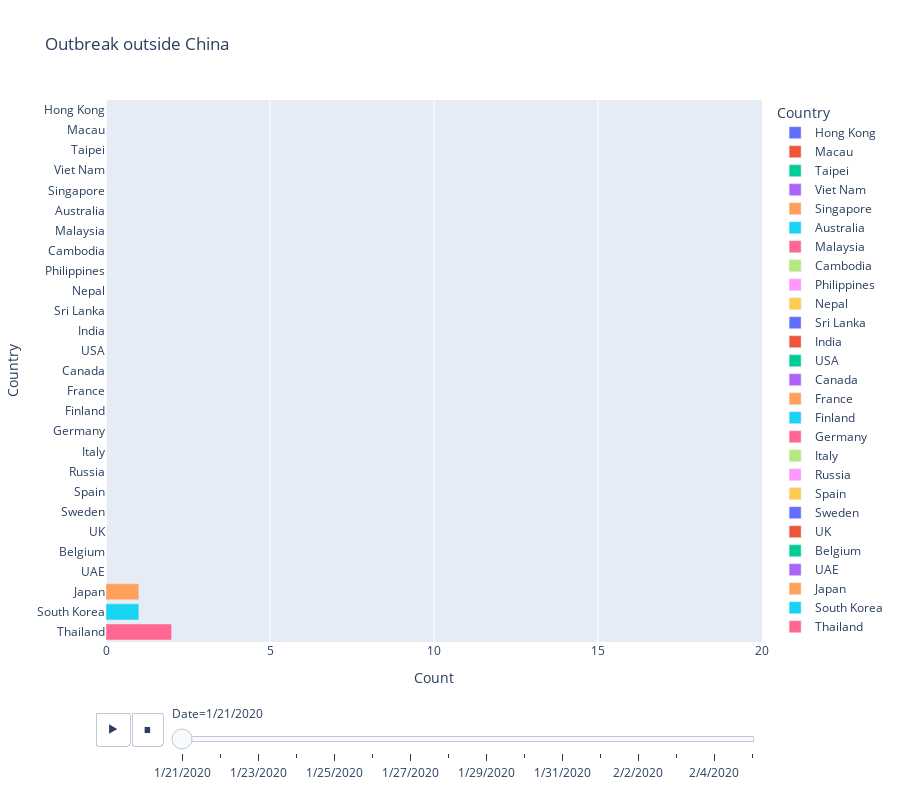

Write notebook code for a chart like this one.
### Code cell
px.bar(corona_df[corona_df['Country']!='China'].sort_values(by=['Date','Count'], ascending=True), 
        x="Count", y="Country", color='Country', orientation='h', height=800,
        title='Outbreak outside China',
        animation_frame="Date", range_x=[0, 20])

### Figure 1 — Plotly figure (JSON) as saved in the notebook; plotly's stock layout.template omitted (floating-point values rounded to 4 significant figures)
{"data": [{"alignmentgroup": "True", "hoverlabel": {"namelength": 0}, "hovertemplate": "Country=%{y}<br>Date=1/21/2020<br>Count=%{x}", "legendgroup": "Hong Kong", "marker": {"color": "#636efa"}, "name": "Hong Kong", "offsetgroup": "Hong Kong", "orientation": "h", "showlegend": true, "textposition": "auto", "type": "bar", "x": [0], "xaxis": "x", "y": ["Hong Kong"], "yaxis": "y"}, {"alignmentgroup": "True", "hoverlabel": {"namelength": 0}, "hovertemplate": "Country=%{y}<br>Date=1/21/2020<br>Count=%{x}", "legendgroup": "Macau", "marker": {"color": "#EF553B"}, "name": "Macau", "offsetgroup": "Macau", "orientation": "h", "showlegend": true, "textposition": "auto", "type": "bar", "x": [0], "xaxis": "x", "y": ["Macau"], "yaxis": "y"}, {"alignmentgroup": "True", "hoverlabel": {"namelength": 0}, "hovertemplate": "Country=%{y}<br>Date=1/21/2020<br>Count=%{x}", "legendgroup": "Taipei", "marker": {"color": "#00cc96"}, "name": "Taipei", "offsetgroup": "Taipei", "orientation": "h", "showlegend": true, "textposition": "auto", "type": "bar", "x": [0], "xaxis": "x", "y": ["Taipei"], "yaxis": "y"}, {"alignmentgroup": "True", "hoverlabel": {"namelength": 0}, "hovertemplate": "Country=%{y}<br>Date=1/21/2020<br>Count=%{x}", "legendgroup": "Viet Nam", "marker": {"color": "#ab63fa"}, "name": "Viet Nam", "offsetgroup": "Viet Nam", "orientation": "h", "showlegend": true, "textposition": "auto", "type": "bar", "x": [0], "xaxis": "x", "y": ["Viet Nam"], "yaxis": "y"}, {"alignmentgroup": "True", "hoverlabel": {"namelength": 0}, "hovertemplate": "Country=%{y}<br>Date=1/21/2020<br>Count=%{x}", "legendgroup": "Singapore", "marker": {"color": "#FFA15A"}, "name": "Singapore", "offsetgroup": "Singapore", "orientation": "h", "showlegend": true, "textposition": "auto", "type": "bar", "x": [0], "xaxis": "x", "y": ["Singapore"], "yaxis": "y"}, {"alignmentgroup": "True", "hoverlabel": {"namelength": 0}, "hovertemplate": "Country=%{y}<br>Date=1/21/2020<br>Count=%{x}", "legendgroup": "Australia", "marker": {"color": "#19d3f3"}, "name": "Australia", "offsetgroup": "Australia", "orientation": "h", "showlegend": true, "textposition": "auto", "type": "bar", "x": [0], "xaxis": "x", "y": ["Australia"], "yaxis": "y"}, {"alignmentgroup": "True", "hoverlabel": {"namelength": 0}, "hovertemplate": "Country=%{y}<br>Date=1/21/2020<br>Count=%{x}", "legendgroup": "Malaysia", "marker": {"color": "#FF6692"}, "name": "Malaysia", "offsetgroup": "Malaysia", "orientation": "h", "showlegend": true, "textposition": "auto", "type": "bar", "x": [0], "xaxis": "x", "y": ["Malaysia"], "yaxis": "y"}, {"alignmentgroup": "True", "hoverlabel": {"namelength": 0}, "hovertemplate": "Country=%{y}<br>Date=1/21/2020<br>Count=%{x}", "legendgroup": "Cambodia", "marker": {"color": "#B6E880"}, "name": "Cambodia", "offsetgroup": "Cambodia", "orientation": "h", "showlegend": true, "textposition": "auto", "type": "bar", "x": [0], "xaxis": "x", "y": ["Cambodia"], "yaxis": "y"}, {"alignmentgroup": "True", "hoverlabel": {"namelength": 0}, "hovertemplate": "Country=%{y}<br>Date=1/21/2020<br>Count=%{x}", "legendgroup": "Philippines", "marker": {"color": "#FF97FF"}, "name": "Philippines", "offsetgroup": "Philippines", "orientation": "h", "showlegend": true, "textposition": "auto", "type": "bar", "x": [0], "xaxis": "x", "y": ["Philippines"], "yaxis": "y"}, {"alignmentgroup": "True", "hoverlabel": {"namelength": 0}, "hovertemplate": "Country=%{y}<br>Date=1/21/2020<br>Count=%{x}", "legendgroup": "Nepal", "marker": {"color": "#FECB52"}, "name": "Nepal", "offsetgroup": "Nepal", "orientation": "h", "showlegend": true, "textposition": "auto", "type": "bar", "x": [0], "xaxis": "x", "y": ["Nepal"], "yaxis": "y"}, {"alignmentgroup": "True", "hoverlabel": {"namelength": 0}, "hovertemplate": "Country=%{y}<br>Date=1/21/2020<br>Count=%{x}", "legendgroup": "Sri Lanka", "marker": {"color": "#636efa"}, "name": "Sri Lanka", "offsetgroup": "Sri Lanka", "orientation": "h", "showlegend": true, "textposition": "auto", "type": "bar", "x": [0], "xaxis": "x", "y": ["Sri Lanka"], "yaxis": "y"}, {"alignmentgroup": "True", "hoverlabel": {"namelength": 0}, "hovertemplate": "Country=%{y}<br>Date=1/21/2020<br>Count=%{x}", "legendgroup": "India", "marker": {"color": "#EF553B"}, "name": "India", "offsetgroup": "India", "orientation": "h", "showlegend": true, "textposition": "auto", "type": "bar", "x": [0], "xaxis": "x", "y": ["India"], "yaxis": "y"}, {"alignmentgroup": "True", "hoverlabel": {"namelength": 0}, "hovertemplate": "Country=%{y}<br>Date=1/21/2020<br>Count=%{x}", "legendgroup": "USA", "marker": {"color": "#00cc96"}, "name": "USA", "offsetgroup": "USA", "orientation": "h", "showlegend": true, "textposition": "auto", "type": "bar", "x": [0], "xaxis": "x", "y": ["USA"], "yaxis": "y"}, {"alignmentgroup": "True", "hoverlabel": {"namelength": 0}, "hovertemplate": "Country=%{y}<br>Date=1/21/2020<br>Count=%{x}", "legendgroup": "Canada", "marker": {"color": "#ab63fa"}, "name": "Canada", "offsetgroup": "Canada", "orientation": "h", "showlegend": true, "textposition": "auto", "type": "bar", "x": [0], "xaxis": "x", "y": ["Canada"], "yaxis": "y"}, {"alignmentgroup": "True", "hoverlabel": {"namelength": 0}, "hovertemplate": "Country=%{y}<br>Date=1/21/2020<br>Count=%{x}", "legendgroup": "France", "marker": {"color": "#FFA15A"}, "name": "France", "offsetgroup": "France", "orientation": "h", "showlegend": true, "textposition": "auto", "type": "bar", "x": [0], "xaxis": "x", "y": ["France"], "yaxis": "y"}, {"alignmentgroup": "True", "hoverlabel": {"namelength": 0}, "hovertemplate": "Country=%{y}<br>Date=1/21/2020<br>Count=%{x}", "legendgroup": "Finland", "marker": {"color": "#19d3f3"}, "name": "Finland", "offsetgroup": "Finland", "orientation": "h", "showlegend": true, "textposition": "auto", "type": "bar", "x": [0], "xaxis": "x", "y": ["Finland"], "yaxis": "y"}, {"alignmentgroup": "True", "hoverlabel": {"namelength": 0}, "hovertemplate": "Country=%{y}<br>Date=1/21/2020<br>Count=%{x}", "legendgroup": "Germany", "marker": {"color": "#FF6692"}, "name": "Germany", "offsetgroup": "Germany", "orientation": "h", "showlegend": true, "textposition": "auto", "type": "bar", "x": [0], "xaxis": "x", "y": ["Germany"], "yaxis": "y"}, {"alignmentgroup": "True", "hoverlabel": {"namelength": 0}, "hovertemplate": "Country=%{y}<br>Date=1/21/2020<br>Count=%{x}", "legendgroup": "Italy", "marker": {"color": "#B6E880"}, "name": "Italy", "offsetgroup": "Italy", "orientation": "h", "showlegend": true, "textposition": "auto", "type": "bar", "x": [0], "xaxis": "x", "y": ["Italy"], "yaxis": "y"}, {"alignmentgroup": "True", "hoverlabel": {"namelength": 0}, "hovertemplate": "Country=%{y}<br>Date=1/21/2020<br>Count=%{x}", "legendgroup": "Russia", "marker": {"color": "#FF97FF"}, "name": "Russia", "offsetgroup": "Russia", "orientation": "h", "showlegend": true, "textposition": "auto", "type": "bar", "x": [0], "xaxis": "x", "y": ["Russia"], "yaxis": "y"}, {"alignmentgroup": "True", "hoverlabel": {"namelength": 0}, "hovertemplate": "Country=%{y}<br>Date=1/21/2020<br>Count=%{x}", "legendgroup": "Spain", "marker": {"color": "#FECB52"}, "name": "Spain", "offsetgroup": "Spain", "orientation": "h", "showlegend": true, "textposition": "auto", "type": "bar", "x": [0], "xaxis": "x", "y": ["Spain"], "yaxis": "y"}, {"alignmentgroup": "True", "hoverlabel": {"namelength": 0}, "hovertemplate": "Country=%{y}<br>Date=1/21/2020<br>Count=%{x}", "legendgroup": "Sweden", "marker": {"color": "#636efa"}, "name": "Sweden", "offsetgroup": "Sweden", "orientation": "h", "showlegend": true, "textposition": "auto", "type": "bar", "x": [0], "xaxis": "x", "y": ["Sweden"], "yaxis": "y"}, {"alignmentgroup": "True", "hoverlabel": {"namelength": 0}, "hovertemplate": "Country=%{y}<br>Date=1/21/2020<br>Count=%{x}", "legendgroup": "UK", "marker": {"color": "#EF553B"}, "name": "UK", "offsetgroup": "UK", "orientation": "h", "showlegend": true, "textposition": "auto", "type": "bar", "x": [0], "xaxis": "x", "y": ["UK"], "yaxis": "y"}, {"alignmentgroup": "True", "hoverlabel": {"namelength": 0}, "hovertemplate": "Country=%{y}<br>Date=1/21/2020<br>Count=%{x}", "legendgroup": "Belgium", "marker": {"color": "#00cc96"}, "name": "Belgium", "offsetgroup": "Belgium", "orientation": "h", "showlegend": true, "textposition": "auto", "type": "bar", "x": [0], "xaxis": "x", "y": ["Belgium"], "yaxis": "y"}, {"alignmentgroup": "True", "hoverlabel": {"namelength": 0}, "hovertemplate": "Country=%{y}<br>Date=1/21/2020<br>Count=%{x}", "legendgroup": "UAE", "marker": {"color": "#ab63fa"}, "name": "UAE", "offsetgroup": "UAE", "orientation": "h", "showlegend": true, "textposition": "auto", "type": "bar", "x": [0], "xaxis": "x", "y": ["UAE"], "yaxis": "y"}, {"alignmentgroup": "True", "hoverlabel": {"namelength": 0}, "hovertemplate": "Country=%{y}<br>Date=1/21/2020<br>Count=%{x}", "legendgroup": "Japan", "marker": {"color": "#FFA15A"}, "name": "Japan", "offsetgroup": "Japan", "orientation": "h", "showlegend": true, "textposition": "auto", "type": "bar", "x": [1], "xaxis": "x", "y": ["Japan"], "yaxis": "y"}, {"alignmentgroup": "True", "hoverlabel": {"namelength": 0}, "hovertemplate": "Country=%{y}<br>Date=1/21/2020<br>Count=%{x}", "legendgroup": "South Korea", "marker": {"color": "#19d3f3"}, "name": "South Korea", "offsetgroup": "South Korea", "orientation": "h", "showlegend": true, "textposition": "auto", "type": "bar", "x": [1], "xaxis": "x", "y": ["South Korea"], "yaxis": "y"}, {"alignmentgroup": "True", "hoverlabel": {"namelength": 0}, "hovertemplate": "Country=%{y}<br>Date=1/21/2020<br>Count=%{x}", "legendgroup": "Thailand", "marker": {"color": "#FF6692"}, "name": "Thailand", "offsetgroup": "Thailand", "orientation": "h", "showlegend": true, "textposition": "auto", "type": "bar", "x": [2], "xaxis": "x", "y": ["Thailand"], "yaxis": "y"}], "layout": {"barmode": "relative", "height": 800, "legend": {"title": {"text": "Country"}, "tracegroupgap": 0}, "sliders": [{"active": 0, "currentvalue": {"prefix": "Date="}, "len": 0.9, "pad": {"b": 10, "t": 60}, "steps": [{"args": [["1/21/2020"], {"frame": {"duration": 0, "redraw": true}, "fromcurrent": true, "mode": "immediate", "transition": {"duration": 0, "easing": "linear"}}], "label": "1/21/2020", "method": "animate"}, {"args": [["1/22/2020"], {"frame": {"duration": 0, "redraw": true}, "fromcurrent": true, "mode": "immediate", "transition": {"duration": 0, "easing": "linear"}}], "label": "1/22/2020", "method": "animate"}, {"args": [["1/23/2020"], {"frame": {"duration": 0, "redraw": true}, "fromcurrent": true, "mode": "immediate", "transition": {"duration": 0, "easing": "linear"}}], "label": "1/23/2020", "method": "animate"}, {"args": [["1/24/2020"], {"frame": {"duration": 0, "redraw": true}, "fromcurrent": true, "mode": "immediate", "transition": {"duration": 0, "easing": "linear"}}], "label": "1/24/2020", "method": "animate"}, {"args": [["1/25/2020"], {"frame": {"duration": 0, "redraw": true}, "fromcurrent": true, "mode": "immediate", "transition": {"duration": 0, "easing": "linear"}}], "label": "1/25/2020", "method": "animate"}, {"args": [["1/26/2020"], {"frame": {"duration": 0, "redraw": true}, "fromcurrent": true, "mode": "immediate", "transition": {"duration": 0, "easing": "linear"}}], "label": "1/26/2020", "method": "animate"}, {"args": [["1/27/2020"], {"frame": {"duration": 0, "redraw": true}, "fromcurrent": true, "mode": "immediate", "transition": {"duration": 0, "easing": "linear"}}], "label": "1/27/2020", "method": "animate"}, {"args": [["1/28/2020"], {"frame": {"duration": 0, "redraw": true}, "fromcurrent": true, "mode": "immediate", "transition": {"duration": 0, "easing": "linear"}}], "label": "1/28/2020", "method": "animate"}, {"args": [["1/29/2020"], {"frame": {"duration": 0, "redraw": true}, "fromcurrent": true, "mode": "immediate", "transition": {"duration": 0, "easing": "linear"}}], "label": "1/29/2020", "method": "animate"}, {"args": [["1/30/2020"], {"frame": {"duration": 0, "redraw": true}, "fromcurrent": true, "mode": "immediate", "transition": {"duration": 0, "easing": "linear"}}], "label": "1/30/2020", "method": "animate"}, {"args": [["1/31/2020"], {"frame": {"duration": 0, "redraw": true}, "fromcurrent": true, "mode": "immediate", "transition": {"duration": 0, "easing": "linear"}}], "label": "1/31/2020", "method": "animate"}, {"args": [["2/1/2020"], {"frame": {"duration": 0, "redraw": true}, "fromcurrent": true, "mode": "immediate", "transition": {"duration": 0, "easing": "linear"}}], "label": "2/1/2020", "method": "animate"}, {"args": [["2/2/2020"], {"frame": {"duration": 0, "redraw": true}, "fromcurrent": true, "mode": "immediate", "transition": {"duration": 0, "easing": "linear"}}], "label": "2/2/2020", "method": "animate"}, {"args": [["2/3/2020"], {"frame": {"duration": 0, "redraw": true}, "fromcurrent": true, "mode": "immediate", "transition": {"duration": 0, "easing": "linear"}}], "label": "2/3/2020", "method": "animate"}, {"args": [["2/4/2020"], {"frame": {"duration": 0, "redraw": true}, "fromcurrent": true, "mode": "immediate", "transition": {"duration": 0, "easing": "linear"}}], "label": "2/4/2020", "method": "animate"}, {"args": [["2/5/2020"], {"frame": {"duration": 0, "redraw": true}, "fromcurrent": true, "mode": "immediate", "transition": {"duration": 0, "easing": "linear"}}], "label": "2/5/2020", "method": "animate"}], "x": 0.1, "xanchor": "left", "y": 0, "yanchor": "top"}], "title": {"text": "Outbreak outside China"}, "updatemenus": [{"buttons": [{"args": [null, {"frame": {"duration": 500, "redraw": true}, "fromcurrent": true, "mode": "immediate", "transition": {"duration": 500, "easing": "linear"}}], "label": "&#9654;", "method": "animate"}, {"args": [[null], {"frame": {"duration": 0, "redraw": true}, "fromcurrent": true, "mode": "immediate", "transition": {"duration": 0, "easing": "linear"}}], "label": "&#9724;", "method": "animate"}], "direction": "left", "pad": {"r": 10, "t": 70}, "showactive": false, "type": "buttons", "x": 0.1, "xanchor": "right", "y": 0, "yanchor": "top"}], "xaxis": {"anchor": "y", "domain": [0, 1], "range": [0, 20], "title": {"text": "Count"}}, "yaxis": {"anchor": "x", "categoryarray": ["Thailand", "South Korea", "Japan", "UAE", "Belgium", "UK", "Sweden", "Spain", "Russia", "Italy", "Germany", "Finland", "France", "Canada", "USA", "India", "Sri Lanka", "Nepal", "Philippines", "Cambodia", "Malaysia", "Australia", "Singapore", "Viet Nam", "Taipei", "Macau", "Hong Kong"], "categoryorder": "array", "domain": [0, 1], "title": {"text": "Country"}}}}
